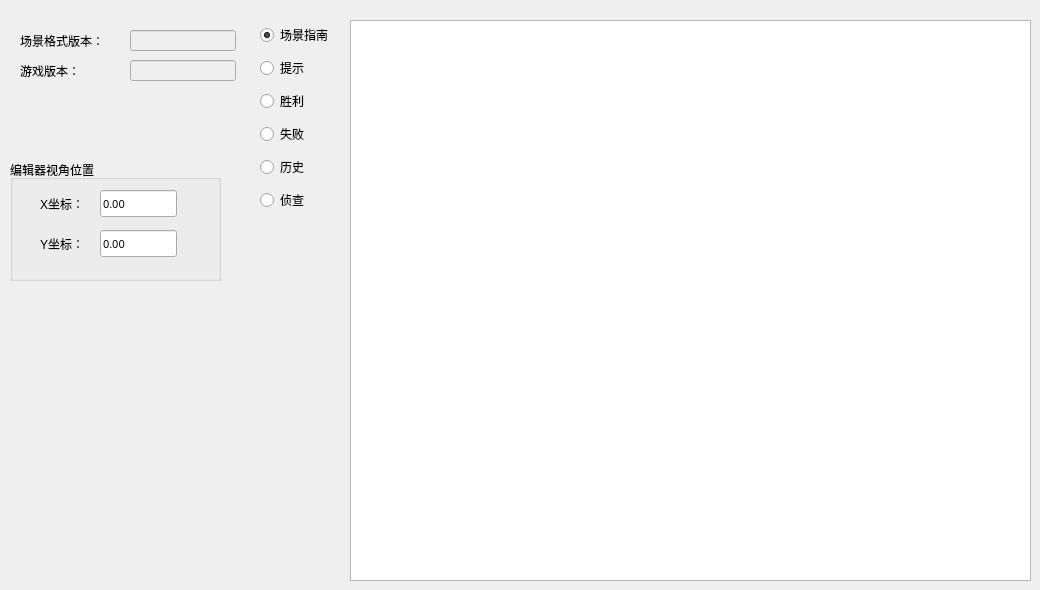
      <widget class="QWidget" name="tab_Msg">
       <attribute name="title">
        <string>信息</string>
       </attribute>
       <widget class="QLabel" name="label_4">
        <property name="geometry">
         <rect>
          <x>20</x>
          <y>30</y>
          <width>101</width>
          <height>21</height>
         </rect>
        </property>
        <property name="text">
         <string>场景格式版本：</string>
        </property>
       </widget>
       <widget class="QLabel" name="label_7">
        <property name="geometry">
         <rect>
          <x>20</x>
          <y>60</y>
          <width>101</width>
          <height>21</height>
         </rect>
        </property>
        <property name="text">
         <string>游戏版本：</string>
        </property>
       </widget>
       <widget class="QGroupBox" name="groupBox_5">
        <property name="geometry">
         <rect>
          <x>10</x>
          <y>160</y>
          <width>211</width>
          <height>121</height>
         </rect>
        </property>
        <property name="title">
         <string>编辑器视角位置</string>
        </property>
        <widget class="QLineEdit" name="edit_EditorView_X">
         <property name="geometry">
          <rect>
           <x>90</x>
           <y>30</y>
           <width>77</width>
           <height>27</height>
          </rect>
         </property>
         <property name="font">
          <font>
           <family>微软雅黑</family>
           <pointsize>8</pointsize>
          </font>
         </property>
         <property name="text">
          <string>0.00</string>
         </property>
        </widget>
        <widget class="QLineEdit" name="edit_EditorView_Y">
         <property name="geometry">
          <rect>
           <x>90</x>
           <y>70</y>
           <width>77</width>
           <height>27</height>
          </rect>
         </property>
         <property name="font">
          <font>
           <family>微软雅黑</family>
           <pointsize>8</pointsize>
          </font>
         </property>
         <property name="text">
          <string>0.00</string>
         </property>
        </widget>
        <widget class="QLabel" name="label_12">
         <property name="geometry">
          <rect>
           <x>30</x>
           <y>30</y>
           <width>51</width>
           <height>27</height>
          </rect>
         </property>
         <property name="text">
          <string>X坐标：</string>
         </property>
        </widget>
        <widget class="QLabel" name="label_13">
         <property name="geometry">
          <rect>
           <x>30</x>
           <y>70</y>
           <width>51</width>
           <height>27</height>
          </rect>
         </property>
         <property name="text">
          <string>Y坐标：</string>
         </property>
        </widget>
       </widget>
       <widget class="QLineEdit" name="edit_ScenarioVersion">
        <property name="enabled">
         <bool>false</bool>
        </property>
        <property name="geometry">
         <rect>
          <x>130</x>
          <y>30</y>
          <width>106</width>
          <height>21</height>
         </rect>
        </property>
        <property name="font">
         <font>
          <family>微软雅黑</family>
          <pointsize>8</pointsize>
         </font>
        </property>
        <property name="readOnly">
         <bool>true</bool>
        </property>
       </widget>
       <widget class="QLineEdit" name="edit_GameVersion">
        <property name="enabled">
         <bool>false</bool>
        </property>
        <property name="geometry">
         <rect>
          <x>130</x>
          <y>60</y>
          <width>106</width>
          <height>21</height>
         </rect>
        </property>
        <property name="font">
         <font>
          <family>微软雅黑</family>
          <pointsize>8</pointsize>
         </font>
        </property>
        <property name="readOnly">
         <bool>true</bool>
        </property>
       </widget>
       <widget class="QWidget" name="layoutWidget_3">
        <property name="geometry">
         <rect>
          <x>260</x>
          <y>20</y>
          <width>81</width>
          <height>201</height>
         </rect>
        </property>
        <layout class="QVBoxLayout" name="verticalLayout_3">
         <item>
          <widget class="QRadioButton" name="radio_ScenarioGuide">
           <property name="text">
            <string>场景指南</string>
           </property>
           <property name="checked">
            <bool>true</bool>
           </property>
          </widget>
         </item>
         <item>
          <widget class="QRadioButton" name="radio_Tips">
           <property name="text">
            <string>提示</string>
           </property>
          </widget>
         </item>
         <item>
          <widget class="QRadioButton" name="radio_Victory">
           <property name="text">
            <string>胜利</string>
           </property>
          </widget>
         </item>
         <item>
          <widget class="QRadioButton" name="radio_Failure">
           <property name="text">
            <string>失败</string>
           </property>
          </widget>
         </item>
         <item>
          <widget class="QRadioButton" name="radio_History">
           <property name="text">
            <string>历史</string>
           </property>
          </widget>
         </item>
         <item>
          <widget class="QRadioButton" name="radio_Option_P8_2">
           <property name="text">
            <string>侦查</string>
           </property>
          </widget>
         </item>
        </layout>
       </widget>
       <widget class="QTextEdit" name="textEdit_Message">
        <property name="geometry">
         <rect>
          <x>350</x>
          <y>20</y>
          <width>681</width>
          <height>561</height>
         </rect>
        </property>
        <property name="html">
         <string>&lt;!DOCTYPE HTML PUBLIC &quot;-//W3C//DTD HTML 4.0//EN&quot; &quot;http://www.w3.org/TR/REC-html40/strict.dtd&quot;&gt;
&lt;html&gt;&lt;head&gt;&lt;meta name=&quot;qrichtext&quot; content=&quot;1&quot; /&gt;&lt;style type=&quot;text/css&quot;&gt;
p, li { white-space: pre-wrap; }
&lt;/style&gt;&lt;/head&gt;&lt;body style=&quot; font-family:'微软雅黑'; font-size:8pt; font-weight:400; font-style:normal;&quot;&gt;
&lt;p style=&quot;-qt-paragraph-type:empty; margin-top:0px; margin-bottom:0px; margin-left:0px; margin-right:0px; -qt-block-indent:0; text-indent:0px;&quot;&gt;&lt;br /&gt;&lt;/p&gt;&lt;/body&gt;&lt;/html&gt;</string>
        </property>
        <property name="acceptRichText">
         <bool>false</bool>
        </property>
       </widget>
      </widget>
